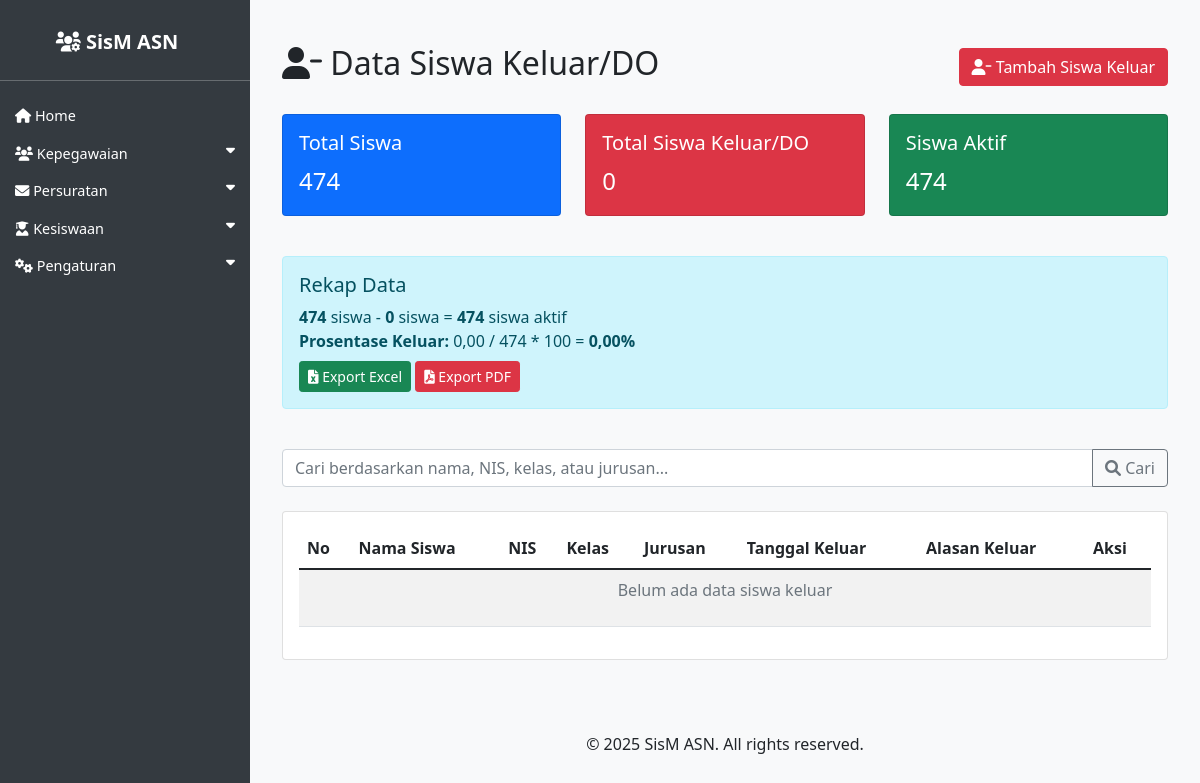
Before: /asn/siswa-keluar/ with the older database file.
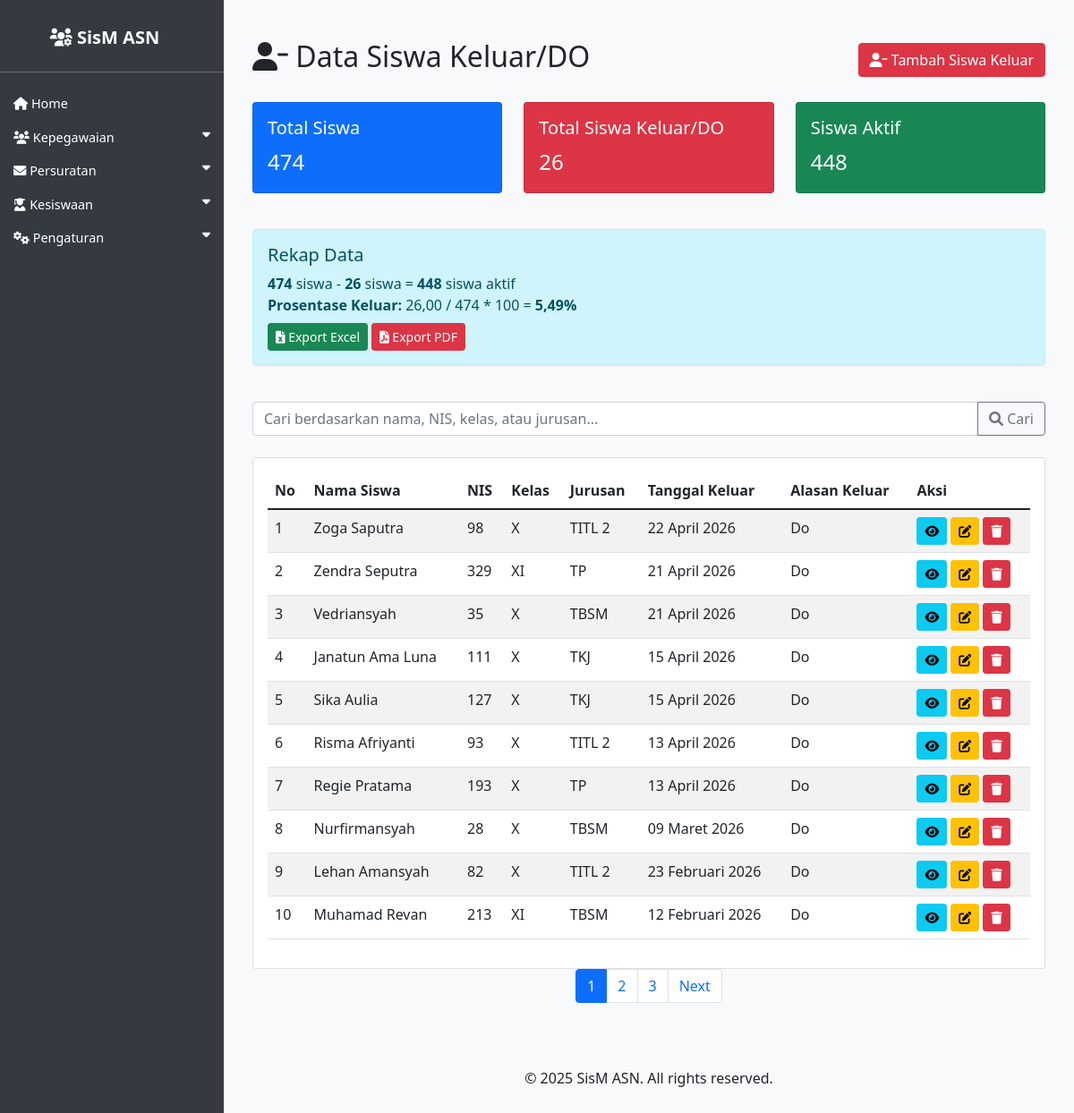
After: the same page with the newer database file.
### asn_app/models.py (models this page shows, shortened)
class SiswaKeluar(models.Model):
    siswa = models.ForeignKey(Siswa, on_delete=models.CASCADE, related_name='keluar', verbose_name='Siswa')
    tanggal_keluar = models.DateField(verbose_name='Tanggal Keluar')
    alasan_keluar = models.TextField(verbose_name='Alasan Keluar')
    created_at = models.DateTimeField(auto_now_add=True)
    updated_at = models.DateTimeField(auto_now=True)
    class Meta:
        verbose_name = 'Siswa Keluar'
        verbose_name_plural = 'Siswa Keluar'
        ordering = ['-tanggal_keluar']

class Siswa(models.Model):
    nama = models.CharField(max_length=100, null=True, blank=True)
    nis = models.CharField(max_length=20, null=True, blank=True)
    kelas = models.CharField(max_length=20)
    jurusan = models.CharField(max_length=50, null=True, blank=True)
    alamat = models.TextField(null=True, blank=True)
    no_hp = models.CharField(max_length=15, blank=True, null=True)
    nama_orang_tua = models.CharField(max_length=100, blank=True, null=True, verbose_name='Nama Orang Tua')
    foto = models.ImageField(upload_to='siswa_fotos/', blank=True, null=True)

### asn_app/views.py (the view, shortened to what this page needs)
# urls.py: path('siswa-keluar/', views.siswa_keluar_list, name='siswa_keluar_list'),
def siswa_keluar_list(request):
    search_query = request.GET.get('q', '')
    siswa_keluar_list = SiswaKeluar.objects.all().order_by('-tanggal_keluar')
    paginator = Paginator(siswa_keluar_list, 10)
    page_number = request.GET.get('page')
    page_obj = paginator.get_page(page_number)
    total_siswa_keluar = SiswaKeluar.objects.count()
    total_siswa = Siswa.objects.count()
    sis_aktif = total_siswa - total_siswa_keluar
    if total_siswa > 0:
        percentage = (total_siswa_keluar / total_siswa) * 100
    else:
        percentage = 0
    context = {
        'page_obj': page_obj,
        'total_siswa_keluar': total_siswa_keluar,
        'total_siswa': total_siswa,
        'sis_aktif': sis_aktif,
        'percentage': percentage,
        'search_query': search_query,
    }
    return render(request, 'asn_app/siswa_keluar_list.html', context)

### asn_app/templates/asn_app/siswa_keluar_list.html (shortened to what this page needs)
{% extends 'asn_app/base.html' %}
{% block content %}
<div class="container mt-4">
    <div class="d-flex justify-content-between align-items-center mb-4">
        <h2><i class="fas fa-user-minus"></i> Data Siswa Keluar/DO</h2>
        <div>
            <a href="{% url 'siswa_keluar_create' %}" class="btn btn-danger">
                <i class="fas fa-user-minus"></i> Tambah Siswa Keluar
            </a>
        </div>
    </div>
    <div class="row mb-4">
        <div class="col-md-4">
            <div class="card text-white bg-primary mb-3">
                <div class="card-body">
                    <h5 class="card-title">Total Siswa</h5>
                    <p class="card-text fs-4">{{ total_siswa }}</p>
                </div>
            </div>
        </div>
        <div class="col-md-4">
            <div class="card text-white bg-danger mb-3">
                <div class="card-body">
                    <h5 class="card-title">Total Siswa Keluar/DO</h5>
                    <p class="card-text fs-4">{{ total_siswa_keluar }}</p>
                </div>
            </div>
        </div>
        <div class="col-md-4">
            <div class="card text-white bg-success mb-3">
                <div class="card-body">
                    <h5 class="card-title">Siswa Aktif</h5>
                    <p class="card-text fs-4">{{ sis_aktif }}</p>
                </div>
            </div>
        </div>
    </div>
      <div class="row mb-4">
          <div class="col-12">
              <div class="alert alert-info">
                  <h5 class="alert-heading">Rekap Data</h5>
                  <p class="mb-0">
                      <strong>{{ total_siswa }}</strong> siswa - <strong>{{ total_siswa_keluar }}</strong> siswa = <strong>{{ sis_aktif }}</strong> siswa aktif
                  </p>
                  <p class="mb-0">
                      <strong>Prosentase Keluar:</strong>
                      {% if total_siswa > 0 %}
                          {{ total_siswa_keluar|floatformat:2 }} / {{ total_siswa }} * 100 = <strong>{{ percentage|floatformat:2 }}%</strong>
                      {% else %}
                          N/A
                      {% endif %}
                  </p>
                  <div class="mt-2">
                      <a href="{% url 'export_siswa_keluar_excel' %}" class="btn btn-success btn-sm">
                          <i class="fas fa-file-excel"></i> Export Excel
                      </a>
                      <a href="{% url 'export_siswa_keluar_pdf' %}" class="btn btn-danger btn-sm">
                          <i class="fas fa-file-pdf"></i> Export PDF
                      </a>
                  </div>
              </div>
          </div>
      </div>
     <div class="mb-4">
         <form method="get" action="{% url 'siswa_keluar_list' %}" class="d-inline">
             <div class="input-group">
                 <input type="text" name="q" class="form-control" placeholder="Cari berdasarkan nama, NIS, kelas, atau jurusan..." value="{{ search_query|default:'' }}">
                 <button class="btn btn-outline-secondary" type="submit">
                     <i class="fas fa-search"></i> Cari
                 </button>
             </div>
         </form>
     </div>
    <div class="card">
        <div class="card-body">
            <div class="table-responsive">
                <table class="table table-striped">
                    <thead>
                        <tr>
                            <th>No</th>
                            <th>Nama Siswa</th>
                            <th>NIS</th>
                            <th>Kelas</th>
                            <th>Jurusan</th>
                            <th>Tanggal Keluar</th>
                            <th>Alasan Keluar</th>
                            <th>Aksi</th>
                        </tr>
                    </thead>
                    <tbody>
                        {% for item in page_obj %}
                        <tr>
                            <td>{{ forloop.counter0|add:page_obj.start_index }}</td>
                            <td>{{ item.siswa.nama }}</td>
                            <td>{{ item.siswa.nis }}</td>
                            <td>{{ item.siswa.kelas }}</td>
                            <td>{{ item.siswa.jurusan|default:"-" }}</td>
                            <td>{{ item.tanggal_keluar|date:"d F Y" }}</td>
                            <td>{{ item.alasan_keluar|truncatechars:50 }}</td>
                            <td>
                                <a href="{% url 'siswa_keluar_detail' item.pk %}" class="btn btn-sm btn-info">
                                    <i class="fas fa-eye"></i>
                                </a>
                                <a href="{% url 'siswa_keluar_update' item.pk %}" class="btn btn-sm btn-warning">
                                    <i class="fas fa-edit"></i>
                                </a>
                                <a href="{% url 'siswa_keluar_delete' item.pk %}" class="btn btn-sm btn-danger">
                                    <i class="fas fa-trash"></i>
                                </a>
                            </td>
                        </tr>
                        {% empty %}
                        <tr>
                            <td colspan="8" class="text-center">
                                <p class="text-muted">Belum ada data siswa keluar</p>
                            </td>
                        </tr>
                        {% endfor %}
                    </tbody>
                </table>
            </div>
        </div>
    </div>
    {% if page_obj.has_other_pages %}
    <nav aria-label="Page navigation">
        <ul class="pagination justify-content-center">
            {% for num in page_obj.paginator.page_range %}
                <li class="page-item {% if page_obj.number == num %}active{% endif %}">
                    <a class="page-link" href="?page={{ num }}{% if search_query %}&q={{ search_query }}{% endif %}">{{ num }}</a>
                </li>
            {% endfor %}
            {% if page_obj.has_next %}
                <li class="page-item">
                    <a class="page-link" href="?page={{ page_obj.next_page_number }}{% if search_query %}&q={{ search_query }}{% endif %}">Next</a>
                </li>
            {% endif %}
        </ul>
    </nav>
    {% endif %}
</div>
{% endblock %}

### asn_app/templates/asn_app/base.html (shortened to what this page needs)
<!DOCTYPE html>
<html lang="id">
<head>
    <link href="https://cdn.jsdelivr.net/npm/bootstrap@5.1.3/dist/css/bootstrap.min.css" rel="stylesheet">
    <link href="https://cdnjs.cloudflare.com/ajax/libs/font-awesome/6.0.0/css/all.min.css" rel="stylesheet">
                    </head>
                    <body>
                        <div class="sidebar" id="sidebar">
                            <h4 class="text-center">
                                <a href="{% url 'asn_list' %}" class="navbar-brand">
                                    <i class="fas fa-users-cog"></i> SisM ASN
                                </a>
                            </h4>
                            <hr>
                                                        <ul class="nav flex-column">
                                                            <li class="nav-item">
                                                                <a class="nav-link" href="{% url 'asn_list' %}">
                                                                    <i class="fas fa-home"></i> Home
                                                                </a>
                                                            </li>
                                                            <li class="nav-item">
                                                                <a class="nav-link" data-bs-toggle="collapse" href="#kepegawaianSubmenu" role="button" aria-expanded="false" aria-controls="kepegawaianSubmenu">
                                                                    <i class="fas fa-users"></i> Kepegawaian <i class="fas fa-caret-down float-end"></i>
                                                                </a>
                                                            </li>
                                                            <li class="nav-item">
                                                                <a class="nav-link" data-bs-toggle="collapse" href="#persuratanSubmenu" role="button" aria-expanded="false" aria-controls="persuratanSubmenu">
                                                                    <i class="fas fa-envelope"></i> Persuratan <i class="fas fa-caret-down float-end"></i>
                                                                </a>
                                                            </li>
                                                            <li class="nav-item">
                                                                <a class="nav-link" data-bs-toggle="collapse" href="#kesiswaanSubmenu" role="button" aria-expanded="false" aria-controls="kesiswaanSubmenu">
                                                                    <i class="fas fa-user-graduate"></i> Kesiswaan <i class="fas fa-caret-down float-end"></i>
                                                                </a>
                                                            </li>
                                                            <li class="nav-item">
                                                                <a class="nav-link" data-bs-toggle="collapse" href="#pengaturanSubmenu" role="button" aria-expanded="false" aria-controls="pengaturanSubmenu">
                                                                    <i class="fas fa-cogs"></i> Pengaturan <i class="fas fa-caret-down float-end"></i>
                                                                </a>
                                                            </li>
                                                        </ul>
                        </div>
                        <div class="content" id="content">
                            <main>
                                {% block content %}
                                {% endblock %}
                            </main>
                            <footer class="py-4 mt-5">
                                <div class="container text-center">
                                    <p>&copy; 2025 SisM ASN. All rights reserved.</p>
                                </div>
                            </footer>
                        </div>
                        </body>
                        </html>

### asn_app/templates/asn_app/base.html (style rules this page uses)
body { display: flex; min-height: 100vh; flex-direction: column; background-color: #f8f9fa; }
.sidebar { width: 250px; background: #343a40; color: white; position: fixed; height: 100%; padding-top: 20px; z-index: 1000; left: 0; transition: left 0.3s; }
.sidebar a { color: white; text-decoration: none; display: block; padding: 10px 15px; }
.sidebar .nav-link { font-size: 0.9rem; padding: 8px 15px; }
.content { padding: 20px; flex-grow: 1; transition: margin-left 0.3s; margin-left: 250px; }
.navbar-brand { font-weight: bold; }

Changed rows visible on the page:
added SiswaKeluar: siswa.nama "Zoga Saputra", siswa.nis "98", siswa.kelas "X", siswa.jurusan "TITL 2", tanggal_keluar "22 April 2026", alasan_keluar "Do"
added SiswaKeluar: siswa.nama "Zendra Seputra", siswa.nis "329", siswa.kelas "XI", siswa.jurusan "TP", tanggal_keluar "21 April 2026", alasan_keluar "Do"
added SiswaKeluar: siswa.nama "Vedriansyah", siswa.nis "35", siswa.kelas "X", siswa.jurusan "TBSM", tanggal_keluar "21 April 2026", alasan_keluar "Do"
added SiswaKeluar: siswa.nama "Janatun Ama Luna", siswa.nis "111", siswa.kelas "X", siswa.jurusan "TKJ", tanggal_keluar "15 April 2026", alasan_keluar "Do"
added SiswaKeluar: siswa.nama "Sika Aulia", siswa.nis "127", siswa.kelas "X", siswa.jurusan "TKJ", tanggal_keluar "15 April 2026", alasan_keluar "Do"
added SiswaKeluar: siswa.nama "Risma Afriyanti", siswa.nis "93", siswa.kelas "X", siswa.jurusan "TITL 2", tanggal_keluar "13 April 2026", alasan_keluar "Do"
added SiswaKeluar: siswa.nama "Regie Pratama", siswa.nis "193", siswa.kelas "X", siswa.jurusan "TP", tanggal_keluar "13 April 2026", alasan_keluar "Do"
added SiswaKeluar: siswa.nama "Nurfirmansyah", siswa.nis "28", siswa.kelas "X", siswa.jurusan "TBSM", tanggal_keluar "09 Maret 2026", alasan_keluar "Do"
added SiswaKeluar: siswa.nama "Lehan Amansyah", siswa.nis "82", siswa.kelas "X", siswa.jurusan "TITL 2", tanggal_keluar "23 Februari 2026", alasan_keluar "Do"
added SiswaKeluar: siswa.nama "Muhamad Revan", siswa.nis "213", siswa.kelas "XI", siswa.jurusan "TBSM", tanggal_keluar "12 Februari 2026", alasan_keluar "Do"
Other visible differences:
{{ total_siswa_keluar }}: "0" → "26"
{{ sis_aktif }}: "474" → "448"
{{ total_siswa_keluar|floatformat:2 }}: "0,00" → "26,00"
{{ percentage|floatformat:2 }}: "0,00" → "5,49"
new list line: "1"
new list line: "2"
new list line: "3"
text no longer shown: "Belum ada data siswa keluar"
text now shown: "Next"
